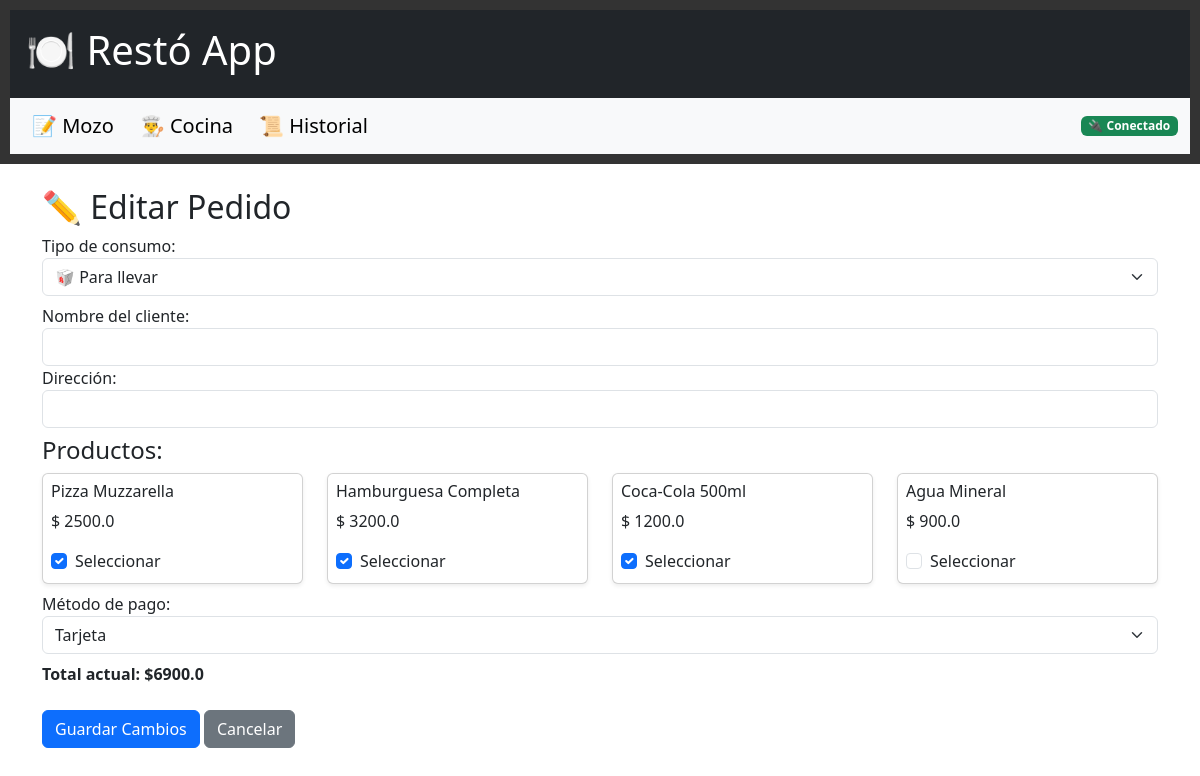
The app's page /editar/3 with its own data.
### models.py (models this page shows)
class Pedido(db.Model):
    id = db.Column(db.Integer, primary_key=True)
    mesa = db.Column(db.String(20))
    nombre_cliente = db.Column(db.String(100))
    direccion_cliente = db.Column(db.String(200))
    fecha = db.Column(db.DateTime, default=datetime.now)
    estado = db.Column(db.String(20), default="Pendiente")
    metodo_pago = db.Column(db.String(50))
    tipo_consumo = db.Column(db.String(20))
    ticket_numero = db.Column(db.String(100))
    titular = db.Column(db.String(100))
    transferencia_info = db.Column(db.String(100))
    deuda_nombre = db.Column(db.String(100))
    hora_cocina = db.Column(db.DateTime)
    items = db.relationship('Item', backref='pedido', cascade="all, delete-orphan")
    @property
    def total(self):
        return sum(item.producto.precio for item in self.items)

class Producto(db.Model):
    id = db.Column(db.Integer, primary_key=True)
    nombre = db.Column(db.String(100), nullable=False)
    precio = db.Column(db.Float, nullable=False)

### app.py (the view, shortened to what this page needs)
@app.route("/editar/<int:pedido_id>", methods=["GET", "POST"])
def editar_pedido(pedido_id):
    pedido = Pedido.query.get_or_404(pedido_id)
    productos = Producto.query.all()
    return render_template("editar.html", pedido=pedido, productos=productos)

### templates/editar.html (shortened to what this page needs)
{% extends "base.html" %}
{% block content %}
<div class="container mt-4">
    <h2>✏ Editar Pedido</h2>
    <form method="POST" action="{{ url_for('editar_pedido', pedido_id=pedido.id) }}">
        <div class="mb-2">
            <label>Tipo de consumo:</label>
            <select name="tipo_consumo" class="form-select" required id="tipo_consumo">
                <option value="Llevar" {% if pedido.tipo_consumo == "Llevar" %}selected{% endif %}>🥡 Para llevar</option>
            </select>
        </div>
        <div class="mb-2" id="cliente_div" style="display:none;">
            <label>Nombre del cliente:</label>
            <input type="text" name="nombre_cliente" class="form-control" value="{{ pedido.nombre_cliente }}">
            <label>Dirección:</label>
            <input type="text" name="direccion_cliente" class="form-control" value="{{ pedido.direccion_cliente }}">
        </div>
        <h4>Productos:</h4>
        <div class="row">
        {% for producto in productos %}
            <div class="col-6 col-md-4 col-lg-3 mb-2">
                <div class="card h-100 shadow-sm">
                    <div class="card-body p-2">
                        <h6>{{ producto.nombre }}</h6>
                        <p>$ {{ producto.precio }}</p>
                        <div class="form-check">
                            <input class="form-check-input" type="checkbox" name="producto" value="{{ producto.id }}"
                            {% for item in pedido.items %}
                                {% if item.producto.id == producto.id %}checked{% endif %}
                            {% endfor %}>
                            <label class="form-check-label">Seleccionar</label>
                        </div>
                    </div>
                </div>
            </div>
        {% endfor %}
        </div>
        <div class="mb-2">
            <label>Método de pago:</label>
            <select class="form-select" name="metodo_pago" required>
                <option value="Tarjeta" {% if pedido.metodo_pago == "Tarjeta" %}selected{% endif %}>Tarjeta</option>
            </select>
        </div>
        <strong>Total actual: ${{ pedido.total }}</strong>
        <br><br>
        <button type="submit" class="btn btn-primary">Guardar Cambios</button>
        <a href="{{ url_for('index') }}" class="btn btn-secondary">Cancelar</a>
    </form>
</div>
{% endblock %}

### static/style.css (style rules this page uses)
body { font-family: Arial, sans-serif; margin: 20px; }
button { padding: 8px 15px; background: #28a745; color: white; border: none; cursor: pointer; }

### records on screen
Pedido: tipo_consumo "🥡 Para llevar", metodo_pago "Tarjeta"
Producto: nombre "Pizza Muzzarella", precio "2500.0", producto "☑", total "6900.0"
Producto: nombre "Hamburguesa Completa", precio "3200.0", producto "☑"
Producto: nombre "Coca-Cola 500ml", precio "1200.0", producto "☑"
Producto: nombre "Agua Mineral", precio "900.0"
